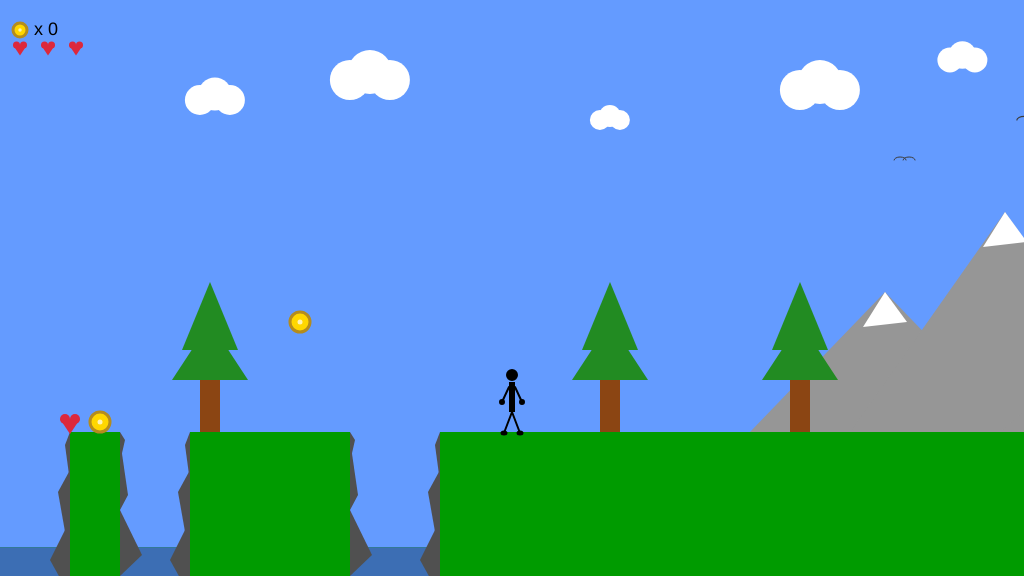
Frame 1 (no input)
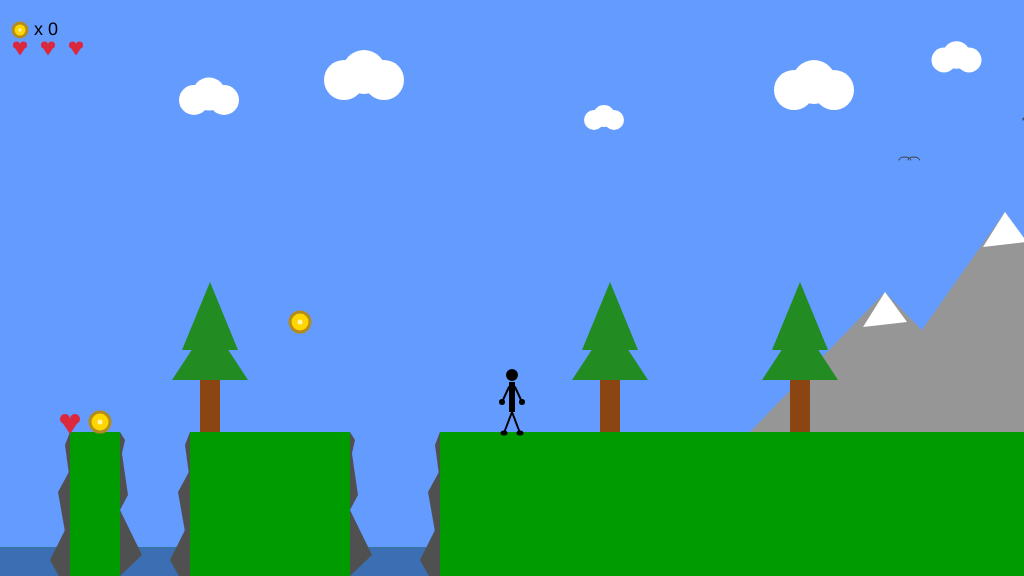
Frame 60 (no input)
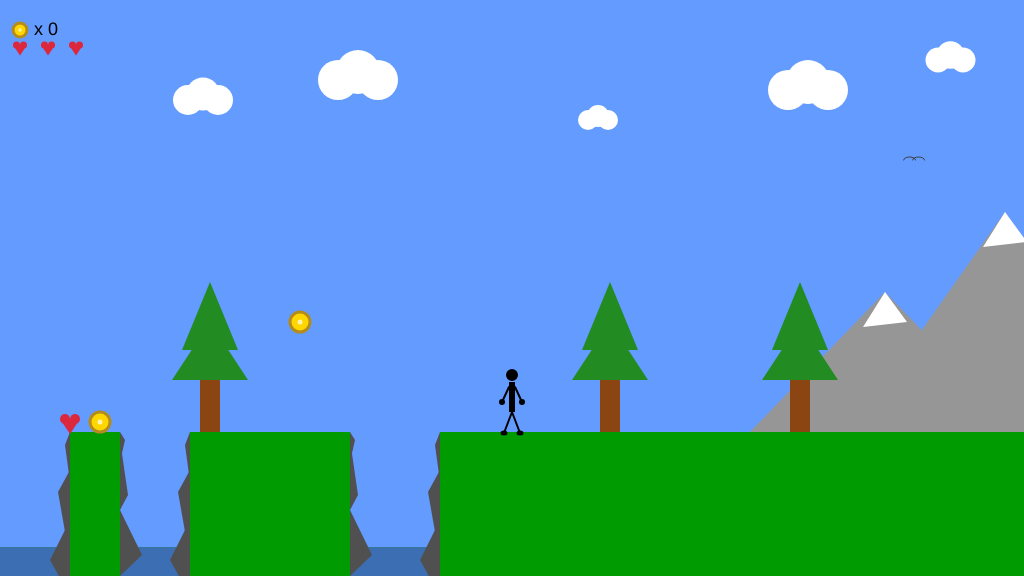
Frame 120 (the mouse pressed at the canvas centre since frame 60)

The p5.js sketch that drew these frames (run headless with seeded random() and noise() and a simulated clock; from frame 60 on, the mouse is pressed at the canvas centre):

// p5.js sketch
// ── sketch.js
/*

The Game Project 4 – Side scrolling

*/
var gameChar_x;
var gameChar_y;
var floorPos_y;
var isLeft;
var isRight;
var isFalling;
var isPlummeting;
var collectables; 
var canyons; 
var mountains; 
var clouds; 
var trees_x; 
var birds; 
var livesCount;
var heartCollectables; 
var cameraPosX;

function setup() {
	createCanvas(1024, 576);
	floorPos_y = height * 3/4;
	gameChar_x = width/2;
	gameChar_y = floorPos_y;
	cameraPosX = 0;

	isLeft = false;
	isRight = false;
	isFalling = false;
	isPlummeting = false;
	livesCount = 3; // start with 3 lives

	// list of colectables 
	collectables = [
		{ pos_x: 100, pos_y: floorPos_y, size: 20, isFound: false },
		{ pos_x: 300, pos_y: floorPos_y - 100, size: 20, isFound: false },
		{ pos_x: 1300, pos_y: floorPos_y - 100, size: 20, isFound: false }
	];
	// list of canions
	canyons = [
		{ pos_x: -1000, width: 1070 },
		{ pos_x: 120, width: 70 },
		{ pos_x: 350, width: 90 },
		{ pos_x: 1350, width: 1000 }
	];
	// list of mountains 
	mountains = [
		{ pos_x: 750, pos_y: floorPos_y, width: 270, height: 140 },
		{ pos_x: 850, pos_y: floorPos_y, width: 310, height: 220 },
		{ pos_x: 1000, pos_y: floorPos_y, width: 250, height: 110 }  
	];
	// list of clouds with diferent sizes
	clouds = [
		{ pos_x: 200, pos_y: 100, size: 30 },
		{ pos_x: 350, pos_y: 80, size: 40 },
		{ pos_x: 600, pos_y: 120, size: 20 },
		{ pos_x: 800, pos_y: 90, size: 40 },
		{ pos_x: 950, pos_y: 60, size: 25 }
	];
	// list of trees 
	trees_x = [790, 200, 600];
	// list of birds with different speeds and sizes
	birds = [
		{ pos_x: 1024, pos_y: 120, scale: 0.6, speed: 2.0 },
		{ pos_x: 900, pos_y: 160, scale: 0.5, speed: 1.6 },
		{ pos_x: 1100, pos_y: 200, scale: 0.4, speed: 1.2 },
		{ pos_x: 1034, pos_y: 130, scale: 0.3, speed: 0.8 },
		{ pos_x: 1044, pos_y: 170, scale: 0.2, speed: 0.5 },
		{ pos_x: 1048, pos_y: 210, scale: 0.1, speed: 0.3 }
	];
	// list of collectible hearts
	heartCollectables = [
		{ pos_x: 70, pos_y: floorPos_y, size: 20, isFound: false }
	];
}

function draw() {
	///////////DRAWING CODE//////////
	//update camera position
	cameraPosX = gameChar_x - width / 2;

	background(100,155,255); //fill the sky blue
	noStroke();
	fill(0,155,0);
	rect(0, floorPos_y, width, height - floorPos_y); //draw some green ground

	push();
	translate(-cameraPosX, 0);

	// game over screen
	if (livesCount == 0) {
		push();
		translate(cameraPosX, 0); 
		textAlign(CENTER, CENTER);
		fill(255, 0, 0);
		textSize(48);
		text("GAME OVER", width / 2, height / 2 );
		fill(255);
		textSize(24);
		text("Press ENTER to restart", width / 2, height / 2 + 40);
		pop();
		return;
	}
	// draw clouds
	for (let i = 0; i < clouds.length; i++) {
		// clouds movement speed
		clouds[i].pos_x -= 0.1; 
		// reset cloud to right if it goes off screen
		if (clouds[i].pos_x < -clouds[i].size) {
			clouds[i].pos_x = width + clouds[i].size;
		}
		drawCloud(clouds[i]);
	}
	// draw birds
	for (let i = 0; i < birds.length; i++) {
		// move left to right
		birds[i].pos_x += birds[i].speed / 20; 
		drawBird(birds[i].pos_x, birds[i].pos_y, birds[i].scale); 
		// reset bird to left if it goes off screen
		if (birds[i].pos_x > width + 40) { //aprox. bird size 40
			birds[i].pos_x = -40;
		}
	}
	// draw mountains
	for (let i = 0; i < mountains.length; i++) {
		drawMountain(mountains[i]);
	}
	// draw trees 
	for (let i = 0; i < trees_x.length; i++) {
		drawTree({ pos_x: trees_x[i], pos_y: floorPos_y - 70 });
	}
	// draw canyons
	for (let i = 0; i < canyons.length; i++) {
		drawCanyon(canyons[i]);
	}
	// draw and check all collectables
	for (let i = 0; i < collectables.length; i++) {
		let collectable = collectables[i];
		if (!collectable.isFound && dist(gameChar_x, gameChar_y, collectable.pos_x, collectable.pos_y) < collectable.size) {
			collectable.isFound = true;
		}
		if (!collectable.isFound) {
			drawCollectable(collectable);
		}
	}
	// draw and check all collectible hearts
	for (let i = 0; i < heartCollectables.length; i++) {
		let heart = heartCollectables[i];
		if (!heart.isFound && dist(gameChar_x, gameChar_y, heart.pos_x, heart.pos_y) < heart.size) {
			heart.isFound = true;
			livesCount++;
		}
		if (!heart.isFound) {
			drawHeart(heart);
		}
	}
	// --- CANYON FALL LOGIC ---
	// detect if character is over any canyon 
	isPlummeting = false;
	for (let i = 0; i < canyons.length; i++) {
		if (isCharacterOverCanyon(gameChar_x, floorPos_y, canyons[i])) {
			isPlummeting = true;
			break;
		}
	}
	// if plummeting, fall faster
	if (isPlummeting) {
		gameChar_y += 8;
		// lose a life and reset position
		if (gameChar_y > height) {
			livesCount--;
			if (livesCount > 0) {
				gameChar_x = width/2;
				gameChar_y = floorPos_y;
				isPlummeting = false;
				isFalling = false;
				isLeft = false;
				isRight = false;
			} 
		}
	}
	// HUD: number of collected coins and number of remaining lives
	drawHUD();
	//draw game character
	if (isLeft && isFalling && !isPlummeting) {
		drawJumpingLeftStickman(gameChar_x, gameChar_y);
	}
	else if (isRight && isFalling && !isPlummeting) {
		drawJumpingRightStickman(gameChar_x, gameChar_y);
	}
	else if (isLeft && !isPlummeting) {
		drawFacingLeftStickman(gameChar_x, gameChar_y);
	}
	else if (isRight && !isPlummeting) {
		drawFacingRightStickman(gameChar_x, gameChar_y);
	}
	else if ((isFalling || isPlummeting) && !isPlummeting) {
		drawJumpingStickman(gameChar_x, gameChar_y);
	}
	else if (isPlummeting) {
		drawJumpingStickman(gameChar_x, gameChar_y);
	}
	else {
		drawStandingStickman(gameChar_x, gameChar_y);
	}

	pop();

	///////////INTERACTION CODE//////////
	//Put conditional statements to move the game character below here
	if (isLeft == true && !isPlummeting) {
		gameChar_x -= 5; // move left
	}
	if (isRight == true && !isPlummeting) {
		gameChar_x += 5; // move right
	}
	// gravity logic
	if (gameChar_y < floorPos_y && !isPlummeting) {
		gameChar_y += 5; // fall speed
		isFalling = true;
	}
	else if (gameChar_y > floorPos_y && !isPlummeting) {
		gameChar_y = floorPos_y; 
		isFalling = false;
	}
	else if (!isPlummeting) {
		isFalling = false;
	}
}


function keyPressed() {
	// restart game if game over and ENTER is pressed
	if (livesCount === 0 && (keyCode === 13 || key === 'Enter')) {
		livesCount = 3;
		gameChar_x = width/2;
		gameChar_y = floorPos_y;
		isLeft = false;
		isRight = false;
		isFalling = false;
		isPlummeting = false;
		// reset collectables
		for (let i = 0; i < collectables.length; i++) {
			collectables[i].isFound = false;
		}
		// reset heart collectables
		for (let i = 0; i < heartCollectables.length; i++) {
			heartCollectables[i].isFound = false;
		}
		return;
	}

	// if statements to control the animation of the character when
	// keys are pressed.

	//open up the console to see how these work
	console.log("keyPressed: " + key);
	console.log("keyPressed: " + keyCode);

	if (isPlummeting) return; // freeze controls if plummeting
	//left arrow
	if (keyCode == 37) {
		isLeft = true;
		console.log("Left arrow pressed");
	}
	//right arrow
	else if (keyCode == 39) {
		isRight = true;
		console.log("Right arrow pressed");
	}
	// space bar for jump, only if on ground
	else if (keyCode == 32 && !isFalling) {
		gameChar_y -= 100;
		console.log("Space bar pressed, jumping");
	}
}

function keyReleased(){
	// if statements to control the animation of the character when
	// keys are released.

	console.log("keyReleased: " + key);
	console.log("keyReleased: " + keyCode);
	//left arrow
	if (keyCode == 37) {
		isLeft = false;
		console.log("Left arrow released");
	}
	//right arrow
	else if (keyCode == 39) {
		isRight = false;
		console.log("Right arrow released");
	}
}


function drawStandingStickman(x, y) {
	stroke(0);
	strokeWeight(2);
	//legs
	line(x, y - 20, x - 8, y + 1); 
	line(x, y - 20, x + 8, y + 1); 
	//feet
	fill(0);
	ellipse(x - 8, y + 1, 5, 3); 
	ellipse(x + 8, y + 1, 5, 3); 
	fill(0);
	noStroke();
	//body
	rect(x - 3, y - 50, 6, 30); 
	stroke(0);
	strokeWeight(2);
	// arms
	line(x - 3, y - 45, x - 10, y - 30); 
	line(x + 3, y - 45, x + 10, y - 30); 
	// hands
	fill(0);
	ellipse(x - 10, y - 30, 4, 4); 
	ellipse(x + 10, y - 30, 4, 4); 
	fill(0);
	//head
	ellipse(x, y - 57, 10, 10); 
	strokeWeight(1);
}

function drawJumpingStickman(x, y) {
	stroke(0);
	strokeWeight(2);
	// legs
	line(x, y - 20, x - 8, y + 1);
	line(x, y - 20, x + 8, y + 1); 
	// feet
	fill(0);
	ellipse(x - 8, y + 1, 5, 3); 
	ellipse(x + 8, y + 1, 5, 3); 
	fill(0);
	noStroke();
	//body
	rect(x - 3, y - 50, 6, 30);
	stroke(0);
	strokeWeight(2);
	// arms
	line(x - 3, y - 45, x - 15, y - 60); 
	line(x + 3, y - 45, x + 15, y - 60);
	// hands
	fill(0);
	ellipse(x - 15, y - 60, 4, 4); 
	ellipse(x + 15, y - 60, 4, 4); 
	fill(0);
	//head
	ellipse(x, y - 57, 10, 10); 
	strokeWeight(1);
}

function drawFacingLeftStickman(x, y) {
	stroke(0);
	strokeWeight(2);
	// legs
	line(x, y - 20, x - 8, y + 1);
	line(x, y - 20, x + 8, y + 1);
	// feet
	fill(0);
	ellipse(x - 11, y + 1, 6, 3); 
	ellipse(x + 5, y + 1, 6, 3); 
	fill(0);
	noStroke();
	//body
	rect(x - 1.8, y - 50, 3.6, 30);  
	stroke(0);
	strokeWeight(2);
	// arms
	line(x - 3, y - 45, x - 10, y - 30);
	line(x + 3, y - 45, x + 10, y - 30); 
	// hands
	fill(0);
	ellipse(x - 10, y - 30, 4, 4); 
	ellipse(x + 10, y - 30, 4, 4);
	fill(0);
	 //head
	ellipse(x, y - 57, 10, 10);
	strokeWeight(1);
}

function drawFacingRightStickman(x, y) {
	stroke(0);
	strokeWeight(2);
	// legs
	line(x, y - 20, x - 8, y + 1); 
	line(x, y - 20, x + 8, y + 1); 
	// feet 
	fill(0);
	ellipse(x - 5, y + 1, 6, 3);  
	ellipse(x + 11, y + 1, 6, 3); 
	fill(0);
	noStroke();
	//body 
	rect(x - 1.8, y - 50, 3.6, 30); 
	stroke(0);
	strokeWeight(2);
	//arms
	line(x - 3, y - 45, x - 10, y - 30); 
	line(x + 3, y - 45, x + 10, y - 30); 
	// hands
	fill(0);
	ellipse(x - 10, y - 30, 4, 4);
	ellipse(x + 10, y - 30, 4, 4); 
	fill(0);
	 //head
	ellipse(x, y - 57, 10, 10); 
	strokeWeight(1);
}

function drawJumpingRightStickman(x, y) {
	stroke(0);
	strokeWeight(2);
	// legs
	line(x, y - 22, x - 6, y - 2); 
	line(x, y - 22, x + 10, y - 2);
	// feet 
	fill(0);
	ellipse(x - 4, y - 2, 6, 3);
	ellipse(x + 11, y - 2, 6, 3);  
	fill(0);
	noStroke();
	// body
	rect(x - 1.8, y - 50, 3.6, 30);
	stroke(0);
	strokeWeight(2);
	// arms 
	line(x - 3, y - 45, x + 2, y - 60); 
	line(x + 3, y - 45, x + 18, y - 55); 
	// hands
	fill(0);
	ellipse(x + 2, y - 60, 4, 4); 
	ellipse(x + 18, y - 55, 4, 4);
	fill(0);
	//head
	ellipse(x, y - 57, 10, 10); 
	strokeWeight(1);
}

function drawJumpingLeftStickman(x, y) {
	stroke(0);
	strokeWeight(2);
	// legs
	line(x, y - 22, x - 10, y - 2);
	line(x, y - 22, x + 6, y - 2); 
	// feet
	fill(0);
	ellipse(x - 11, y - 2, 6, 3);
	ellipse(x + 4, y - 2, 6, 3);
	fill(0);
	noStroke();
	rect(x - 1.8, y - 50, 3.6, 30); 
	stroke(0);
	strokeWeight(2);
	// arms
	line(x - 3, y - 45, x - 18, y - 55); 
	line(x + 3, y - 45, x - 2, y - 60); 
	// hands
	fill(0);
	ellipse(x - 18, y - 55, 4, 4);
	ellipse(x - 2, y - 60, 4, 4);
	fill(0);
	//head
	ellipse(x, y - 57, 10, 10); 
	strokeWeight(1);
}

function drawCollectable(collectable) {
	stroke(180, 140, 30); 
	// coin edge
	strokeWeight(3);
	fill(255, 215, 0);
	// coin 
	ellipse(collectable.pos_x, collectable.pos_y - collectable.size / 2, collectable.size, collectable.size);
	// shine 
	noStroke();
	fill(255, 255, 255, 180);
	ellipse(collectable.pos_x, collectable.pos_y - collectable.size / 2, collectable.size * 0.25, collectable.size * 0.25);
}

function drawCanyon(canyon) {
	//  canyon
	canyon.pos_y = 432;
	canyon.h = 144;
	// top sky blue
	fill(100,155,255);
	rect(canyon.pos_x, canyon.pos_y, canyon.width, canyon.h * 4/5);
	// bottom  dark blue
	fill(60,110,180);
	rect(canyon.pos_x, canyon.pos_y + canyon.h * 4/5, canyon.width, canyon.h * 1/5);
	// left margin edge
	fill(80, 80, 80);
	let leftMargin_x = canyon.pos_x;
	triangle(leftMargin_x, 432, leftMargin_x, 462, leftMargin_x + 5, 440);
	triangle(leftMargin_x, 440, leftMargin_x, 510, leftMargin_x + 8, 495);
	triangle(leftMargin_x, 510, leftMargin_x, 576, leftMargin_x + 22, 555);
	// right margin edge
	let rightMargin_x = canyon.pos_x + canyon.width;
	triangle(rightMargin_x, 432, rightMargin_x, 482, rightMargin_x - 5, 445);
	triangle(rightMargin_x, 470, rightMargin_x, 560, rightMargin_x - 12, 492);
	triangle(rightMargin_x, 520, rightMargin_x, 596, rightMargin_x - 20, 560);
}

function isCharacterOverCanyon(gameChar_x, floorPos_y, canyon) {
	// returns true if the character is over the canyon
	let margin = 5; // not to fall to soon
	return (
		gameChar_x > canyon.pos_x + margin &&
		gameChar_x < canyon.pos_x + canyon.width - margin &&
		gameChar_y >= floorPos_y
	);
}

function drawCloud(cloud) {
	noStroke();
	fill(255, 255, 255);
	ellipse(cloud.pos_x, cloud.pos_y, cloud.size, cloud.size);
	ellipse(cloud.pos_x + cloud.size * 0.5, cloud.pos_y - cloud.size * 0.2, cloud.size * 1.1, cloud.size * 1.1);
	ellipse(cloud.pos_x + cloud.size, cloud.pos_y, cloud.size, cloud.size);
}

function drawMountain(mountain) {
	noStroke();
	fill(150);
	// mountain
	triangle(
		mountain.pos_x, mountain.pos_y,
		mountain.pos_x + mountain.width / 2, mountain.pos_y - mountain.height,
		mountain.pos_x + mountain.width, mountain.pos_y
	);
	// white peak 
	fill(255);
	triangle(
		mountain.pos_x + mountain.width / 2, mountain.pos_y - mountain.height, 
		mountain.pos_x + mountain.width / 2 - 22, mountain.pos_y - mountain.height + 35,
		mountain.pos_x + mountain.width / 2 + 22, mountain.pos_y - mountain.height + 30
	);
}

function drawTree(tree) {
	noStroke();
	//trunk
	fill(139, 69, 19);
	rect(tree.pos_x, tree.pos_y, 20, 70);
	fill(34, 139, 34);
	 //lower foliage
	triangle(tree.pos_x - 28, tree.pos_y + 18, tree.pos_x + 10, tree.pos_y - 40, tree.pos_x + 48, tree.pos_y + 18);
	//upper foliage
	triangle(tree.pos_x - 18, tree.pos_y - 12, tree.pos_x + 10, tree.pos_y - 80, tree.pos_x + 38, tree.pos_y - 12); 
}


function drawBird(x, y, scale) {
	stroke(60);
	strokeWeight(2 * scale);
	noFill();
	// left wing
	arc(x, y, 24 * scale, 12 * scale, PI, 0); 
	// right wing
	arc(x + 18 * scale, y, 24 * scale, 12 * scale, PI, 0); 
}

function drawHUD() {
	// fix HUD to screen position
	push();
	translate(cameraPosX, 0);
	// count collected coins
	let collected = 0;
	for (let i = 0; i < collectables.length; i++) {
		if (collectables[i].isFound) {
			collected++; 
		}
	}
	// show coins count
	let coinPos_x = 20, coinPos_y = 30;
	drawCollectable({pos_x: coinPos_x, pos_y: coinPos_y + 7, size: 14, isFound: false});
	fill(0);
	noStroke();
	textSize(18);
	textAlign(LEFT, CENTER);
	text("x " + collected, coinPos_x + 14, coinPos_y);
	//show numbre of lives/ hearts
	let heartPos_x = 20;
	let heartPos_y = 54;
	for (let i = 0; i < livesCount; i++) {
		drawHeart({ pos_x: heartPos_x + i * 28, pos_y: heartPos_y, size: 14 });
	}

	pop();
}

function drawHeart(heart) {
	fill(220, 40, 60);
	noStroke();
	let y = heart.pos_y - heart.size * 0.65;
	ellipse(heart.pos_x - heart.size / 4, y, heart.size / 2, heart.size / 2);
	ellipse(heart.pos_x + heart.size / 4, y, heart.size / 2, heart.size / 2);
	triangle(
		heart.pos_x - heart.size / 2, y,
		heart.pos_x + heart.size / 2, y,
		heart.pos_x, y + heart.size * 0.75
	);
}
